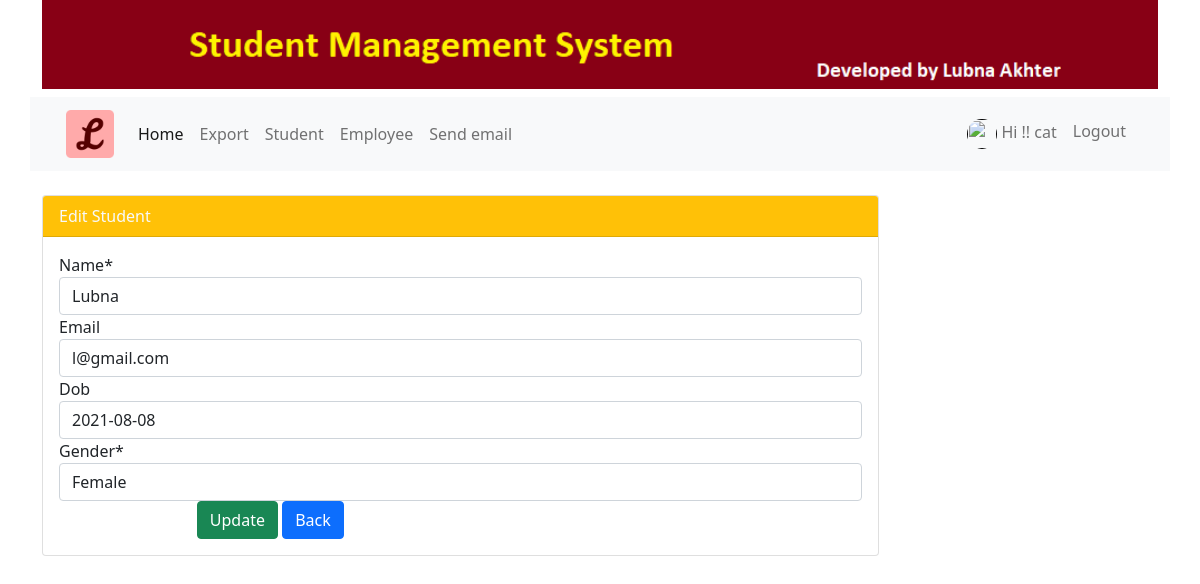
The page /std/edit/196 (signed in) on the database its author committed.
### myapp/models.py (models this page shows, shortened)
class Student(models.Model):
    GENDER_CHOICES = [('Male', 'Male'),('Female', 'Female')]  #[(tuple)], ('Male', 'Male') one for desply one male for value
    id = models.AutoField(primary_key = True)
    name = models.CharField(max_length = 100)
    email = models.EmailField(unique = True, blank = True)
    dob = models.DateField(default = datetime.now, blank = True)
    gender = models.CharField(max_length = 6, choices = GENDER_CHOICES, default = 'Male', )

### myapp/views.py (the view)
# urls.py: path('edit/<int:id>', views.edit, name = 'edit'),
def edit(request,id):
    student = Student.objects.get(pk = id)
    form = StudentForm(request.POST or None, instance = student)
    context = {'title':'edit', 'student':student, 'form': form}
    return render(request, 'student/edit.html', context)

### myapp/forms.py
class StudentForm(forms.ModelForm):
    class Meta:
        model = Student
        fields = "__all__"

### templates/student/edit.html (shortened to what this page needs)
{% extends 'base.html' %}
{% block content %}
        <form action="{% url 'student:update' student.id %}" method="POST">
            <div class="card w-75">
                <div class="card-header bg-warning text-light">
                  Edit Student
                </div>
                <div class="card-body">
                    {% load crispy_forms_tags%}
                    {{ form | crispy}}
                    <div class="form-group row">
                        <label class="col-sm-2 col-form-label"></label>
                        <div class="col-sm-10">
                            <button type="submit" class="btn btn-success">Update</button>
                            <a href="{% url 'student:index' %}" class="btn btn-primary">Back</a>
                        </div>
                    </div>
                </div>
              </div>
        </form>
{% endblock %}

### templates/nav.html (shortened to what this page needs)
{% load static %}
<header>
  <div class="container">
        <div class="row">
            <nav class="navbar navbar-expand-lg navbar-light bg-light">
                <div class="container-fluid">
                  <a class="navbar-brand" href="{% url 'home' %}"><img src="{% static 'images/xyz.ico'%}" alt=""></a>
                  <div class="collapse navbar-collapse" id="navbarSupportedContent">
                    <ul class="navbar-nav me-auto mb-2 mb-lg-0">
                      <li class="nav-item">
                        <a class="nav-link active" aria-current="page" href="{% url 'home' %}">Home</a>
                      </li>
                      <li class="nav-item">
                        <a class="nav-link" href="{% url 'student:export' %}">Export</a>
                      </li>
                      {% if request.user.is_authenticated %}
                      <li class="nav-item">
                        <a class="nav-link" href="{% url 'student:index' %}">Student</a>
                      </li>
                      <li class="nav-item">
                        <a class="nav-link" href="{% url 'employee:list' %}">Employee</a>
                      </li>
                      <li class="nav-item">
                        <a class="nav-link" href="{% url 'student:email' %}">Send email</a>
                      </li>
                      {% endif %}
                    </ul>
                    <ul class="navbar-nav ml-auto">
                      {% if request.user.is_authenticated %}
                      <li class="nav-item">
                        <a href=""class="nav-link">
                          <img src="{{ request.session.profile_pic }}" class="rounded-circle article-img mr-2" width="30px" height= "30px"alt="">
                          Hi !! {{ request.user.username }}</a>
                      </li>
                      <li class="nav-item">
                        <a href="{% url 'student:logout' %}"class="nav-link">Logout</a>
                      </li>
                      {% endif %}
                    </ul>
                    </div>
                </div>
              </nav>
        </div>
    </div>
</header>
<br>

### rows shown on the page
Student: name "Lubna", email "l@gmail.com", dob "2021-08-08", gender "Female"

### other values the page prints
{{ request.user.username }} "cat"
